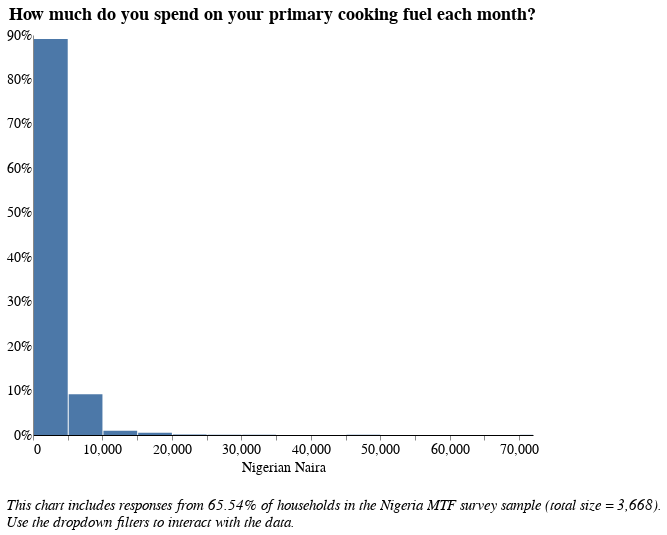

Source (notebook cell):
### Code cell
# How much do you pay for your primary cooking fuel each month?

# Data Source
alt.data_transformers.disable_max_rows()
source = cooking[cooking[['i36a']].notnull().all(1)] #change variable name

col1 = source['i36a'] #!= NaN, change variable
col2 = source['elc_aggr_tier'] != 'NaN'

source = source[conjunction(col1,col2)]
df = source[['hh_id','elc_aggr_tier','i36a', 'locality', 'i19a', 'stove']] #change variable name

#Fuel filter
primary_fuel = [None, 'Wood purchased', 'Wood collected', 'Charcoal', 'Kerosene', 'Crop Residue/Plant Biomass', 
        'LPG/cooking gas', 'Garbage', 'Electric', 'Piped Natural Gas', "Charcoal Briquettes", 'Coal Briquette',
               'Biomass Briquette', 'Coal/lignite', 'Other, specify']
primary_fuel_labels = ['All Fuel Types', 'Wood purchased', 'Wood collected', 'Charcoal', 'Kerosene',
                       'Crop Residue/Plant Biomass', 'LPG/cooking gas', 'Garbage', 'Electric', 'Piped Natural Gas',
                       "Charcoal Briquettes", 'Coal Briquette', 'Biomass Briquette', 'Coal/lignite','Other']
primary_fuel_dropdown=alt.binding_select(options=primary_fuel, labels = primary_fuel_labels, name = "Fuel Type  ")
primary_fuel_select=alt.selection_single(fields=['i19a'],
                               bind=primary_fuel_dropdown)

# Cookstove Filter
stove = [None, "3-Stone/Open Fire Stove", "Manufactured Stove Traditional", "Koresone Stove", "LPG/Natural Gas Stove",
        "Electric Stove"]
stove_labels = ['All Stove Types', '3-Stone/Open Fire Stove', 'Manufactured Stove Traditional', "Koresone Stove",
               "LPG/Natural Gas Stove", "Electric Stove"]
stove_dropdown=alt.binding_select(options=stove, 
                                 labels = stove_labels, 
                                 name = "Stove Type  ")
stove_select=alt.selection_single(fields=['stove'],
                                bind=stove_dropdown)

# Percentage of responses shown in the chart
pct_responses = round(len(pd.unique(df[df[['i36a']].notnull().all(1)]['hh_id'])) /
            3668 *100, 2) #change dataframe variable name

# Draw the Chart
final = alt.Chart(df).transform_joinaggregate(
    total='count(*)'
).transform_calculate(
    pct='1 / datum.total'
).mark_bar().encode(
    alt.X("i36a:Q", #change variable name
          bin=alt.Bin(extent=[1, 72000], step=5000), # Change the step to adjust bin size
          scale = alt.Scale(domain=(0,72000),clamp = True), # Change the axes limits
         axis = alt.Axis(title = "Nigerian Naira")),
    alt.Y('sum(pct):Q', axis=alt.Axis(format='%'), title = ""),
    tooltip = [alt.Tooltip('l_expenditure:N', title = "Response (Binned)"), 
               alt.Tooltip('sum(pct):Q', format = '.2%', title = "Percentage")]
).transform_bin(
    "mbin",
    field="m",
    bin=alt.Bin(maxbins=20) # Specify the maximum number of bins
).add_selection(
    stove_select
).transform_filter(
    stove_select
).add_selection(
    primary_fuel_select
).transform_filter(
    primary_fuel_select
).add_selection(
    locality_select
).transform_filter(
    locality_select
).add_selection(
    tier_select
).transform_filter(
    tier_select 
).properties(
    height = 400,
    width = 500,
    title={
      "text": ["How much do you spend on your primary cooking fuel each month?"], 
 #     "subtitle": ["You are viewing {}% of responses from the Nigeria Multi-Tiered Framework Survey.".format(pct_responses), " "],
      "color": "black",
      "subtitleColor": "black"
    }
)

final = alt.concat(final,
    title=alt.TitleParams(
        ['', '',  
         'This chart includes responses from {}% of households in the Nigeria MTF survey sample (total size = 3,668).'.format(
             pct_responses),
         'Use the dropdown filters to interact with the data.'],
        baseline='bottom',
        orient='bottom',
        anchor='start',
        font = 'Times New Roman',
        fontWeight='normal',
        fontStyle = "italic",
        fontSize=15)
)

final

### Figure 1 — Vega-Lite specification as saved in the notebook (floating-point values rounded to 4 significant figures; data arrays with more than 128 entries replaced by an {"elided": "..."} marker saying what was removed)
{"width": 800, "height": 400, "config": {"title": {"fontSize": 18, "font": "Times New Roman", "anchor": "center", "fontColor": "#000000"}, "axisX": {"domain": true, "domainColor": "#000000", "grid": false, "labelFont": "Times New Roman", "labelFontSize": 14, "titleFont": "Times New Roman", "titleFontSize": 14, "titleFontWeight": "normal", "title": "X Axis Title (units)"}, "axisY": {"domain": true, "grid": false, "gridColor": "#DEDDDD", "gridWidth": 1, "labelFont": "Times New Roman", "labelFontSize": 14, "labelAngle": 0, "ticks": false, "titleFont": "Times New Roman", "titleFontSize": 14, "titleFontWeight": "normal", "titlePadding": 10, "title": "Y Axis Title (units)"}, "range": {"category": ["#2980B9", "#003366", "#FFAE19", "#D68910", "#E67E22", "#D35400", "#FF4500", "#FF6162", "#438B28", "#45B39D", "#99ADC1", "#212F3C"]}, "legend": {"labelFont": "Times New Roman", "labelFontSize": 14, "symbolType": "square", "symbolSize": 100, "titleFont": "Times New Roman", "titleFontSize": 14, "titleFontWeight": "normal", "title": "Legend", "orient": "right", "offset": 0}, "tooltip": {"font": "Open Sans"}, "view": {"stroke": "transparent", "text": {"font": "Times New Roman", "color": ["#2980B9", "#003366", "#FFAE19", "#D68910", "#E67E22", "#D35400", "#FF4500", "#FF6162", "#438B28", "#45B39D", "#99ADC1", "#212F3C"], "fontSize": 14, "align": "right", "fontWeight": 400, "size": 14}, "bar": {"size": 40, "binSpacing": 1, "continuousBandSize": 30, "discreteBandSize": 30, "fill": ["#2980B9", "#003366", "#FFAE19", "#D68910", "#E67E22", "#D35400", "#FF4500", "#FF6162", "#438B28", "#45B39D", "#99ADC1", "#212F3C"], "stroke": false}}}, "concat": [{"mark": "bar", "encoding": {"tooltip": [{"type": "nominal", "field": "l_expenditure", "title": "Response (Binned)"}, {"type": "quantitative", "aggregate": "sum", "field": "pct", "format": ".2%", "title": "Percentage"}], "x": {"type": "quantitative", "axis": {"title": "Nigerian Naira"}, "bin": {"extent": [1, 72000], "step": 5000}, "field": "i36a", "scale": {"clamp": true, "domain": [0, 72000]}}, "y": {"type": "quantitative", "aggregate": "sum", "axis": {"format": "%"}, "field": "pct", "title": ""}}, "height": 400, "selection": {"selector008": {"type": "single", "fields": ["stove"], "bind": {"input": "select", "options": [null, "3-Stone/Open Fire Stove", "Manufactured Stove Traditional", "Koresone Stove", "LPG/Natural Gas Stove", "Electric Stove"], "labels": ["All Stove Types", "3-Stone/Open Fire Stove", "Manufactured Stove Traditional", "Koresone Stove", "LPG/Natural Gas Stove", "Electric Stove"], "name": "Stove Type  "}}, "selector007": {"type": "single", "fields": ["i19a"], "bind": {"input": "select", "options": [null, "Wood purchased", "Wood collected", "Charcoal", "Kerosene", "Crop Residue/Plant Biomass", "LPG/cooking gas", "Garbage", "Electric", "Piped Natural Gas", "Charcoal Briquettes", "Coal Briquette", "Biomass Briquette", "Coal/lignite", "Other, specify"], "labels": ["All Fuel Types", "Wood purchased", "Wood collected", "Charcoal", "Kerosene", "Crop Residue/Plant Biomass", "LPG/cooking gas", "Garbage", "Electric", "Piped Natural Gas", "Charcoal Briquettes", "Coal Briquette", "Biomass Briquette", "Coal/lignite", "Other"], "name": "Fuel Type  "}}, "selector003": {"type": "single", "fields": ["locality"], "bind": {"input": "select", "options": [null, 0, 1], "labels": ["National", "Urban", "Rural"], "name": "Locality Breakdown  "}}, "selector004": {"type": "single", "fields": ["elc_aggr_tier"], "bind": {"input": "select", "options": [null, "Tier 0", "Tier 1", "Tier 2", "Tier 3", "Tier 4", "Tier 5"], "labels": ["All Tiers", "Tier 0", "Tier 1", "Tier 2", "Tier 3", "Tier 4", "Tier 5"], "name": "Tiers  "}}}, "title": {"text": ["How much do you spend on your primary cooking fuel each month?"], "color": "black", "subtitleColor": "black"}, "transform": [{"joinaggregate": [{"op": "count", "field": "*", "as": "total"}]}, {"calculate": "1 / datum.total", "as": "pct"}, {"bin": {"maxbins": 20}, "field": "m", "as": "mbin"}, {"filter": {"selection": "selector008"}}, {"filter": {"selection": "selector007"}}, {"filter": {"selection": "selector003"}}, {"filter": {"selection": "selector004"}}], "width": 500}], "data": {"name": "data-0b772f76d3fa4cd70df902e369e58f50"}, "title": {"text": ["", "", "This chart includes responses from 65.54% of households in the Nigeria MTF survey sample (total size = 3,668).", "Use the dropdown filters to interact with the data."], "anchor": "start", "baseline": "bottom", "font": "Times New Roman", "fontSize": 15, "fontStyle": "italic", "fontWeight": "normal", "orient": "bottom"}, "$schema": "https://vega.github.io/schema/vega-lite/v4.8.1.json", "datasets": {"data-0b772f76d3fa4cd70df902e369e58f50": {"elided": "2778 records"}}}
